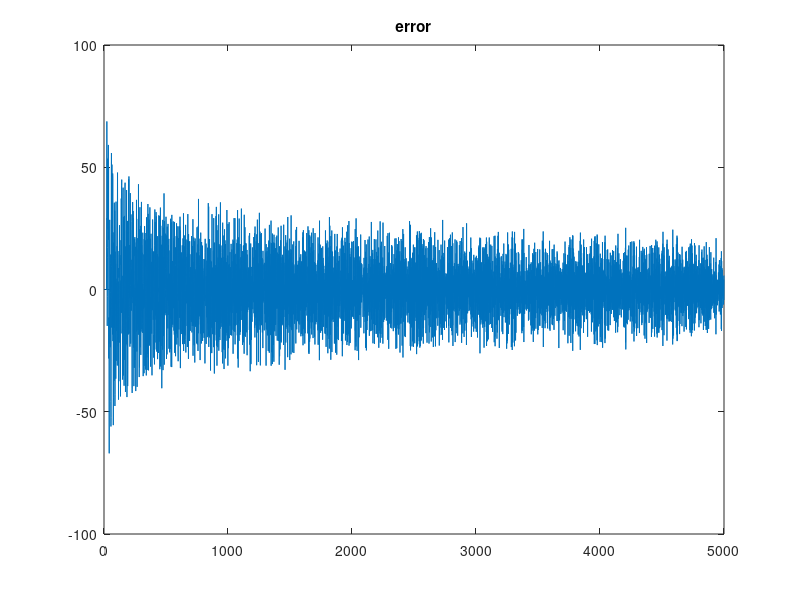
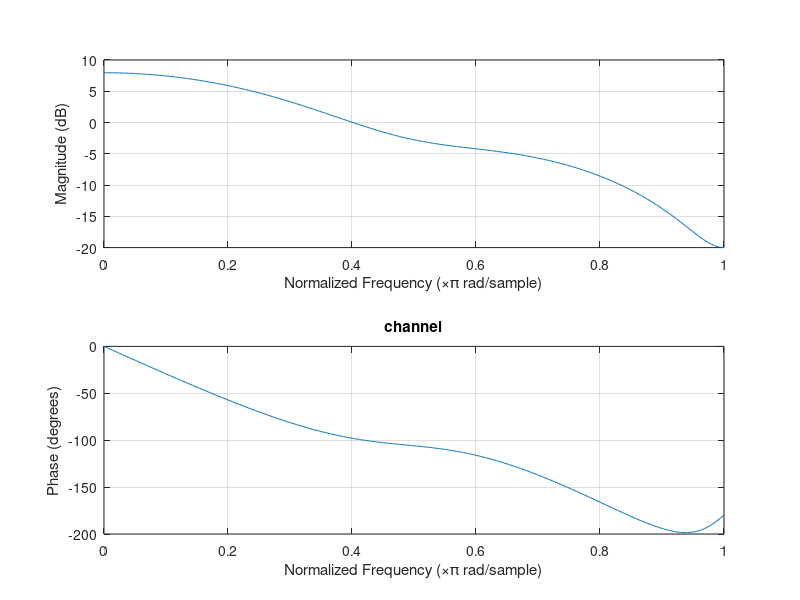
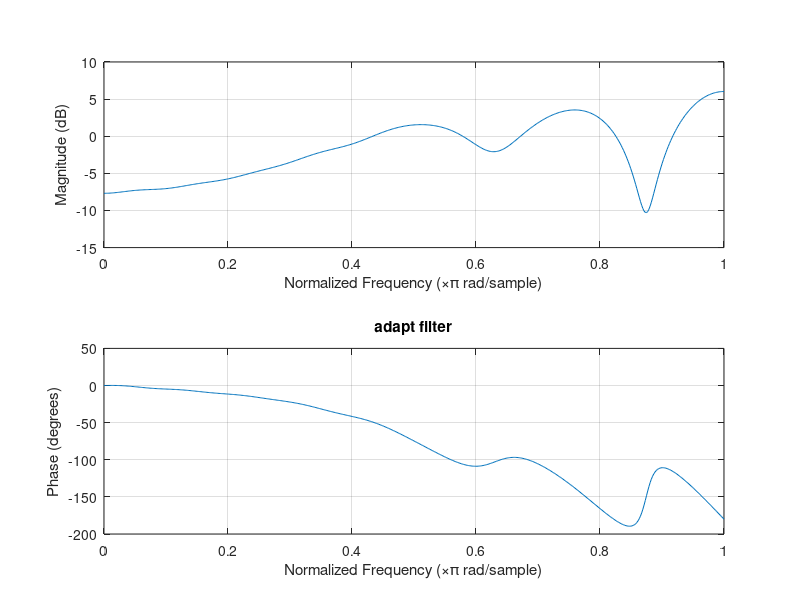

The MATLAB script that drew these images, in order:
%% Q B
N = 5000;

train = sign(rand(1, N)-0.5);
train = 20*train;

h = [0.3,1,0.7,0.3,0.2];
noise = randn( 1, length(conv(h,train)) );
x = conv(h, train) + noise;


d = 2;
M = 20;
adapt_filter = zeros(1,M+1);
adapt_filter(M/2) = 1;
mu = 1e-6;
error1 = zeros(1,N);
y = zeros(1,N);

for k=M+1:N
    for indx = 1:M+1
        y(k) = y(k) + x(k+1-indx)*adapt_filter(indx);
    end
    error1(k) = train(k-d) - y(k);
    for indx = 1:M+1
        adapt_filter(indx) = adapt_filter(indx) + 2*mu*error1(k)*x(k+1-indx);
    end
end

figure; plot(error1);title('error');
figure; freqz(h,1);title('channel');
figure; freqz(adapt_filter,1);title('adapt filter');









